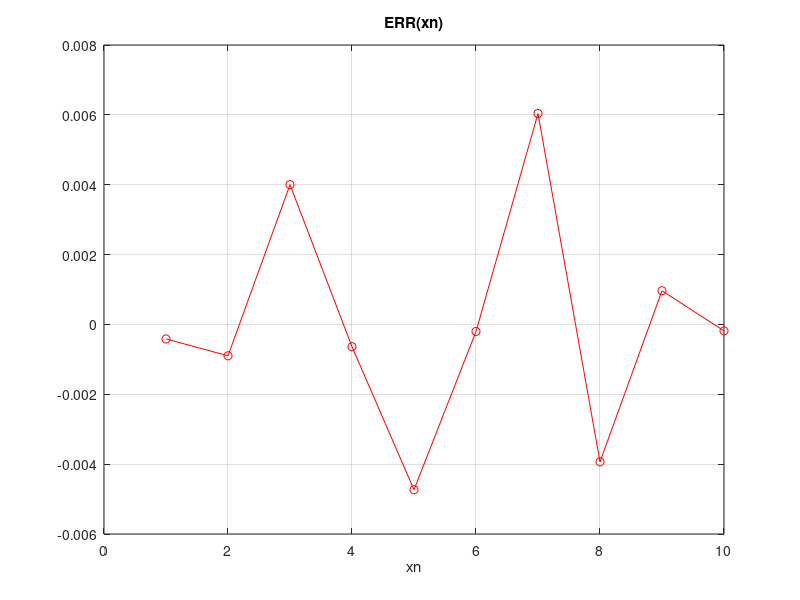
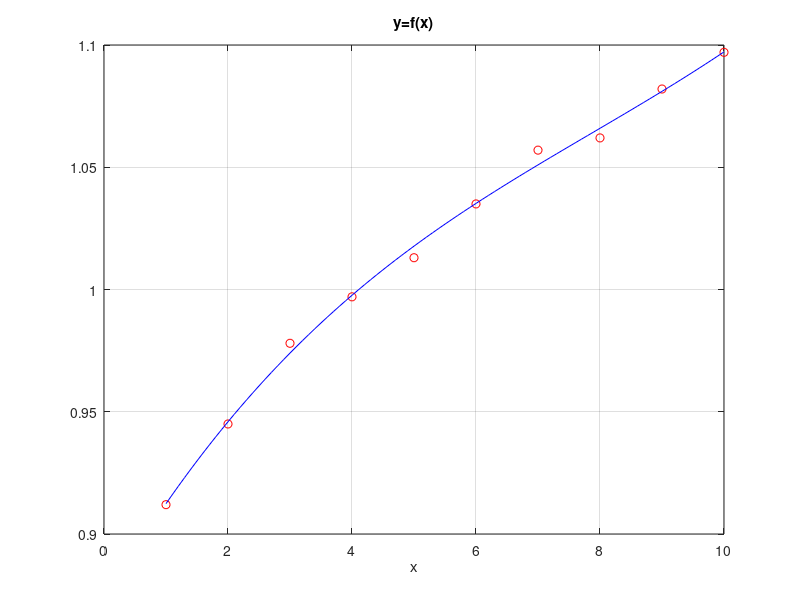

These figures' MATLAB source, in order:
% approx_poly.m
% Przyklad aproksymacji wielomianowej z baza jednomianow
% {x,y} - dane, M - stopien wielomianu, N - liczba danych
clear all; close all;
M = 3; % stopien wielomianu
N = 10; % liczba punktow pomiarowych (N>=M oraz N<=10)
% W wyniku pomiaru otrzymano nastepujace liczby ( x = numer pomiaru, y = wartosc )
x = [ 1 2 3 4 5 6 7 8 9 10 ];
y = [ 0.912 0.945 0.978 0.997 1.013 1.035 1.057 1.062 1.082 1.097 ];
x = x(1:N).';
y = y(1:N).';
X = vander(x), % macierz Vandermonde’a: kolejne potegi x w kolumnach
X = X(:,N-M:N), pause % odcinamy pierwsze kolumny z najwiekszymi potegami
a = inv(X'*X)*X'*y; % wspolczynniki od najwyzszej potegi
% Inaczej: a=U\y; albo a=polyfit(x,y,n);
figure; plot(y-X*a,'ro-'); xlabel('xn'); title('ERR(xn)'); grid; pause % odchylki
xi = min(x) : 0.1 : max(x); % argumenty
yi = polyval(a,xi); % wartosci wielomianu w punktach
figure; plot(x,y,'ro',xi,yi,'b-'); xlabel('x'); title('y=f(x)'); grid; pause